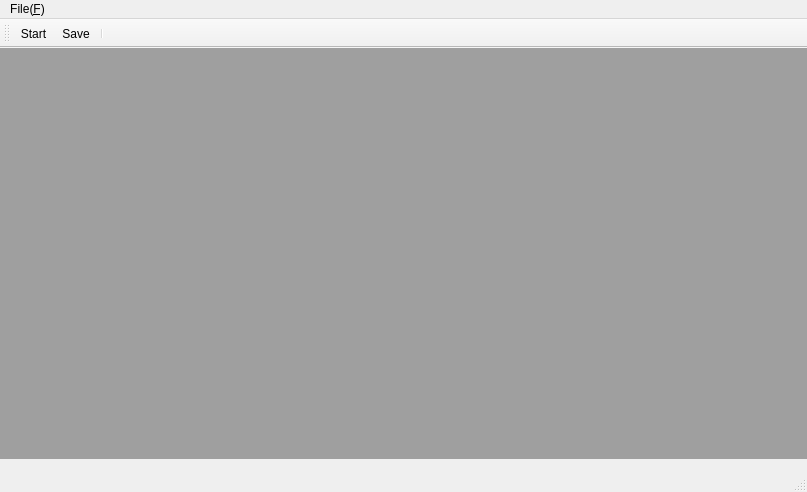
<?xml version="1.0" encoding="UTF-8"?>
<ui version="4.0">
 <class>MainWindow</class>
 <widget class="QMainWindow" name="MainWindow">
  <property name="geometry">
   <rect>
    <x>0</x>
    <y>0</y>
    <width>807</width>
    <height>492</height>
   </rect>
  </property>
  <property name="windowTitle">
   <string>MainWindow</string>
  </property>
  <widget class="QWidget" name="centralWidget">
   <widget class="QMdiArea" name="mdiArea">
    <property name="geometry">
     <rect>
      <x>0</x>
      <y>0</y>
      <width>811</width>
      <height>411</height>
     </rect>
    </property>
   </widget>
  </widget>
  <widget class="QMenuBar" name="menuBar">
   <property name="geometry">
    <rect>
     <x>0</x>
     <y>0</y>
     <width>807</width>
     <height>26</height>
    </rect>
   </property>
   <widget class="QMenu" name="menuFile">
    <property name="title">
     <string>File(&amp;F)</string>
    </property>
    <addaction name="actionNew_1"/>
   </widget>
   <addaction name="menuFile"/>
  </widget>
  <widget class="QStatusBar" name="statusBar"/>
  <widget class="QToolBar" name="toolBar">
   <property name="windowTitle">
    <string>toolBar</string>
   </property>
   <attribute name="toolBarArea">
    <enum>TopToolBarArea</enum>
   </attribute>
   <attribute name="toolBarBreak">
    <bool>false</bool>
   </attribute>
   <addaction name="actionNew"/>
   <addaction name="actionSave"/>
   <addaction name="separator"/>
  </widget>
  <action name="actionNew_1">
   <property name="text">
    <string>New Barber Shop</string>
   </property>
   <property name="shortcut">
    <string>Ctrl+N</string>
   </property>
  </action>
  <action name="actionSave">
   <property name="text">
    <string>Save</string>
   </property>
  </action>
  <action name="actionNew">
   <property name="text">
    <string>Start</string>
   </property>
  </action>
 </widget>
 <layoutdefault spacing="6" margin="11"/>
 <resources/>
 <connections/>
</ui>
